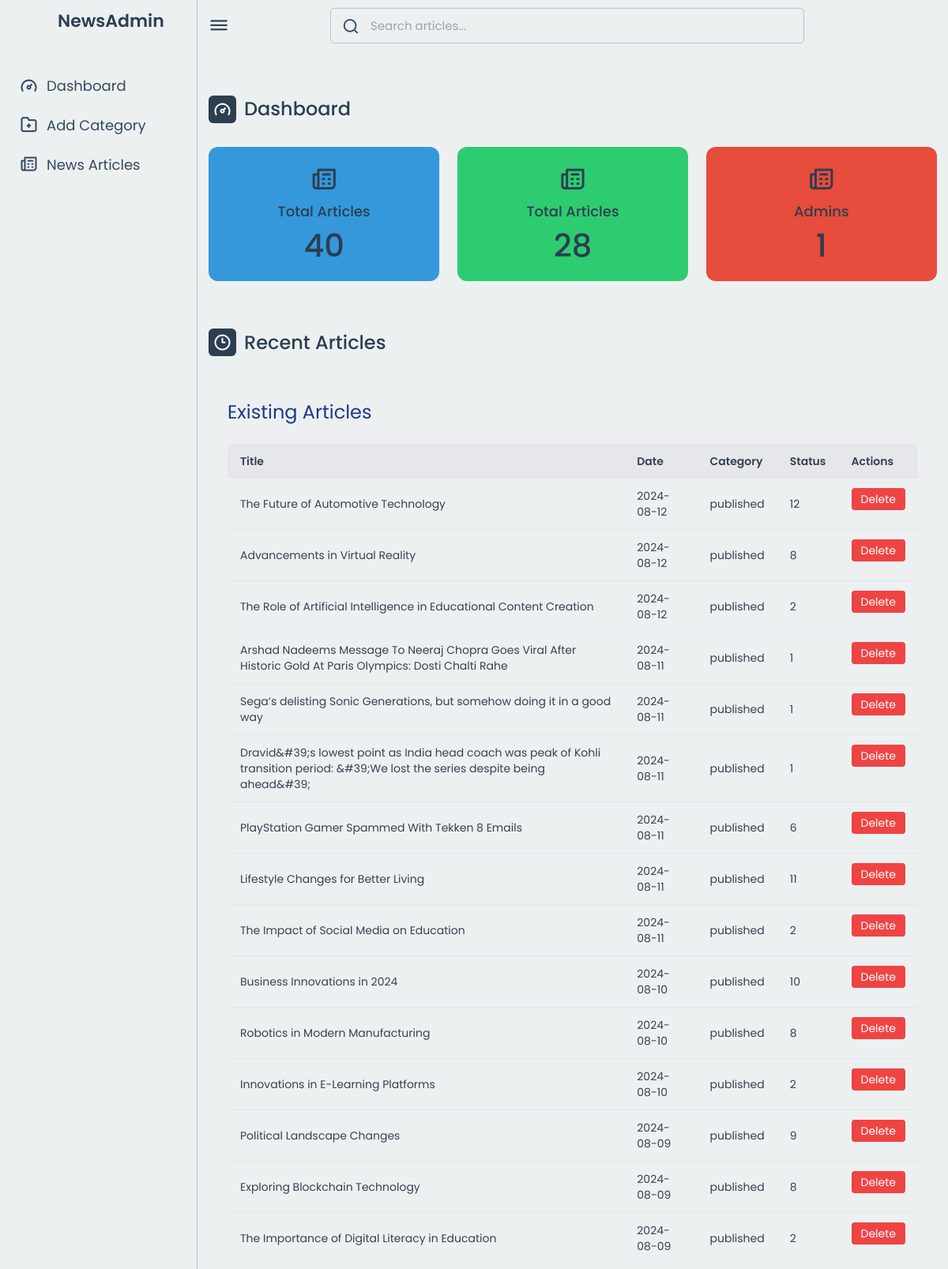
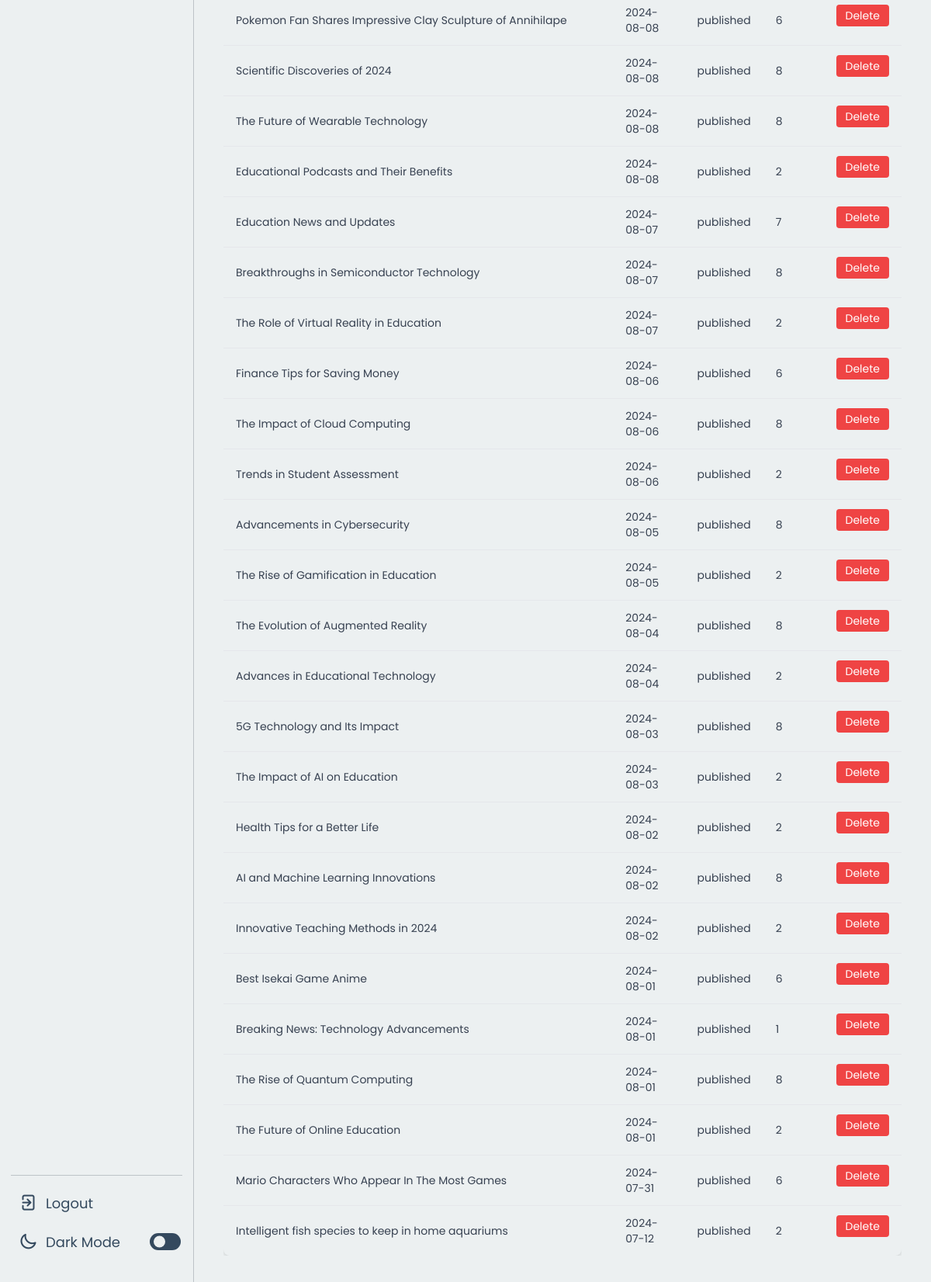
Screenshot of /dashboard.php (signed in) with the database file from the repository (2 pictures, top to bottom).
### tables this page shows
CREATE TABLE `articles` (
  `id` int(11) NOT NULL,
  `title` varchar(255) NOT NULL,
  `image` varchar(255) NOT NULL,
  `date` date NOT NULL,
  `para1` text NOT NULL,
  `para2` text NOT NULL,
  `subtitle` varchar(255) DEFAULT NULL,
  `para3` text NOT NULL,
  `para4` text NOT NULL,
  `category_id` int(11) NOT NULL,
  `status` enum('published','draft') NOT NULL,
  `created_at` timestamp NOT NULL DEFAULT current_timestamp(),
  `updated_at` timestamp NOT NULL DEFAULT current_timestamp() ON UPDATE current_timestamp()
);

### dashboard.php (the view, shortened to what this page needs)
<?php
include('db_connection.php');
$totalArticlesQuery = "SELECT COUNT(*) as total FROM articles";
$totalArticlesResult = mysqli_query($conn, $totalArticlesQuery);
$totalArticles = mysqli_fetch_assoc($totalArticlesResult)['total'];
$totalcategoryQuery = "SELECT COUNT(*) as total FROM categories";
$totalcategoryResult = mysqli_query($conn, $totalcategoryQuery);
$totalcategory = mysqli_fetch_assoc($totalcategoryResult)['total'];
$sql = "SELECT * FROM articles WHERE status = 'published'  ORDER BY date DESC  ";
$result = $conn->query($sql);
$news_articles = [];
if ($result->num_rows > 0) {
    while ($row = $result->fetch_assoc()) {
        $news_articles[] = $row;
    }
}
?>
<!DOCTYPE html>
<html lang="en">
<head>
<link href="https://cdn.jsdelivr.net/npm/tailwindcss@2.2.19/dist/tailwind.min.css" rel="stylesheet">
    <link rel="stylesheet" href="dashboard.css">
    <link rel="stylesheet" href="https://unicons.iconscout.com/release/v4.0.0/css/line.css">
</head>
<body>
    <nav>
        <div class="logo-name">
            <span class="logo_name">NewsAdmin</span>
        </div>
        <div class="menu-items">
        <ul class="nav-links">
    <li><a href="dashboard.php">
        <i class="uil uil-tachometer-fast-alt"></i>
        <span class="link-name">Dashboard</span>
    </a></li>
    <li><a href="category.php">
        <i class="uil uil-folder-plus"></i>
        <span class="link-name">Add Category</span>
    </a></li>
    <li><a href="articles.php">
        <i class="uil uil-newspaper"></i>
        <span class="link-name"> News Articles</span>
    </a></li>
</ul>
            <ul class="logout-mode">
                <li onclick="logout()" style="cursor: pointer;"><a>
                    <i class="uil uil-signout"></i>
                    <span class="link-name">Logout</span>
                </a></li>
                <li class="mode">
                    <a href="#">
                        <i class="uil uil-moon"></i>
                    <span class="link-name">Dark Mode</span>
                </a>
                <div class="mode-toggle">
                  <span class="switch"></span>
                </div>
            </li>
            </ul>
        </div>
    </nav>
    <section class="dashboard">
        <div class="top">
            <i class="uil uil-bars sidebar-toggle"></i>
            <div class="search-box">
                <i class="uil uil-search"></i>
                <input type="text" placeholder="Search articles...">
            </div>
        </div>
        <div class="dash-content">
            <div class="overview">
                <div class="title">
                    <i class="uil uil-tachometer-fast-alt"></i>
                    <span class="text">Dashboard</span>
                </div>
                <div class="boxes">
    <div class="box box1">
        <i class="uil uil-newspaper"></i>
        <span class="text">Total Articles</span>
        <span class="number"><?php echo number_format($totalArticles); ?></span>
    </div>
    <div class="box box2">
        <i class="uil uil-newspaper"></i>
        <span class="text">Total Articles</span>
        <span class="number"><?php echo number_format($totalcategory); ?></span>
    </div>
    <div class="box box3">
        <i class="uil uil-newspaper"></i>
        <span class="text">Admins</span>
        <span class="number">1</span>
    </div>
</div>
            </div>
            <div class="activity">
                <div class="title">
                    <i class="uil uil-clock-three"></i>
                    <span class="text">Recent Articles</span>
                </div>
                <div class="container mx-auto  p-6 rounded-lg ">
                <div class="overflow-x-auto">
                <h2 class="text-2xl text-blue-900 mb-6 logo_name">Existing Articles</h2>
        <table class="w-full shadow-md rounded-lg overflow-hidden">
            <thead class="bg-gray-200">
                <tr>
                    <th class="px-4 py-3 text-left text-sm font-semibold text-gray-700">Title</th>
                    <th class="px-4 py-3 text-left text-sm font-semibold text-gray-700">Date</th>
                    <th class="px-4 py-3 text-left text-sm font-semibold text-gray-700">Category</th>
                    <th class="px-4 py-3 text-left text-sm font-semibold text-gray-700">Status</th>
                    <th class="px-4 py-3 text-left text-sm font-semibold text-gray-700">Actions</th>
                </tr>
            </thead>
            <tbody class="divide-y divide-gray-200">
                <?php foreach ($news_articles as $category): ?>
                <tr class="hover:bg-gray-50">
                    <td class="px-4 py-3 text-sm text-gray-700"><?php echo htmlspecialchars($category['title']); ?></td>
                    <td class="px-4 py-3 text-sm text-gray-700"><?php echo htmlspecialchars($category['date']); ?></td>
                    <td class="px-4 py-3 text-sm text-gray-700"><?php echo htmlspecialchars($category['status']); ?></td>
                    <td class="px-4 py-3 text-sm text-gray-700"><?php echo htmlspecialchars($category['category_id']); ?></td>
                    <td class="px-4 py-3 text-sm flex">
                        <button onclick="deleteCategory(<?php echo $category['id']; ?>)" class="bg-red-500 hover:bg-red-600 text-white px-3 py-1 rounded">Delete</button>
                    </td>
                </tr>
                <?php endforeach; ?>
            </tbody>
        </table>
    </div>
    </div>
            </div>
        </div>
    </section>
</body>
</html>

### rows the page displays
articles: title "The Future of Automotive Technology", date "2024-08-12", status "published", category "12"
articles: title "Advancements in Virtual Reality", date "2024-08-12", status "published", category "8"
articles: title "The Role of Artificial Intelligence in Educational Content Creation", date "2024-08-12", status "published", category "2"
articles: title "Arshad Nadeems Message To Neeraj Chopra Goes Viral After Historic Gold At Paris Olympics: Dosti Chalti Rahe", date "2024-08-11", status "published", category "1"
articles: title "Sega’s delisting Sonic Generations, but somehow doing it in a good way", date "2024-08-11", status "published", category "1"
articles: title "Dravid&#39;s lowest point as India head coach was peak of Kohli transition period: &#39;We lost the series despite being ahead&#39;", date "2024-08-11", status "published", category "1"
articles: title "PlayStation Gamer Spammed With Tekken 8 Emails", date "2024-08-11", status "published", category "6"
articles: title "Lifestyle Changes for Better Living", date "2024-08-11", status "published", category "11"
articles: title "The Impact of Social Media on Education", date "2024-08-11", status "published", category "2"
articles: title "Business Innovations in 2024", date "2024-08-10", status "published", category "10"
articles: title "Robotics in Modern Manufacturing", date "2024-08-10", status "published", category "8"
articles: title "Innovations in E-Learning Platforms", date "2024-08-10", status "published", category "2"
articles: title "Political Landscape Changes", date "2024-08-09", status "published", category "9"
articles: title "Exploring Blockchain Technology", date "2024-08-09", status "published", category "8"
articles: title "The Importance of Digital Literacy in Education", date "2024-08-09", status "published", category "2"
articles: title "Pokemon Fan Shares Impressive Clay Sculpture of Annihilape", date "2024-08-08", status "published", category "6"
articles: title "Scientific Discoveries of 2024", date "2024-08-08", status "published", category "8"
articles: title "The Future of Wearable Technology", date "2024-08-08", status "published", category "8"
articles: title "Educational Podcasts and Their Benefits", date "2024-08-08", status "published", category "2"
articles: title "Education News and Updates", date "2024-08-07", status "published", category "7"
articles: title "Breakthroughs in Semiconductor Technology", date "2024-08-07", status "published", category "8"
articles: title "The Role of Virtual Reality in Education", date "2024-08-07", status "published", category "2"
articles: title "Finance Tips for Saving Money", date "2024-08-06", status "published", category "6"
articles: title "The Impact of Cloud Computing", date "2024-08-06", status "published", category "8"
articles: title "Trends in Student Assessment", date "2024-08-06", status "published", category "2"
articles: title "Advancements in Cybersecurity", date "2024-08-05", status "published", category "8"
articles: title "The Rise of Gamification in Education", date "2024-08-05", status "published", category "2"
articles: title "The Evolution of Augmented Reality", date "2024-08-04", status "published", category "8"
articles: title "Advances in Educational Technology", date "2024-08-04", status "published", category "2"
articles: title "5G Technology and Its Impact", date "2024-08-03", status "published", category "8"
articles: title "The Impact of AI on Education", date "2024-08-03", status "published", category "2"
articles: title "Health Tips for a Better Life", date "2024-08-02", status "published", category "2"
articles: title "AI and Machine Learning Innovations", date "2024-08-02", status "published", category "8"
articles: title "Innovative Teaching Methods in 2024", date "2024-08-02", status "published", category "2"
articles: title "Best Isekai Game Anime", date "2024-08-01", status "published", category "6"
articles: title "Breaking News: Technology Advancements", date "2024-08-01", status "published", category "1"
articles: title "The Rise of Quantum Computing", date "2024-08-01", status "published", category "8"
articles: title "The Future of Online Education", date "2024-08-01", status "published", category "2"
articles: title "Mario Characters Who Appear In The Most Games", date "2024-07-31", status "published", category "6"
articles: title "Intelligent fish species to keep in home aquariums", date "2024-07-12", status "published", category "2"

### other values shown
$totalArticles "40"
$totalcategory "28"
